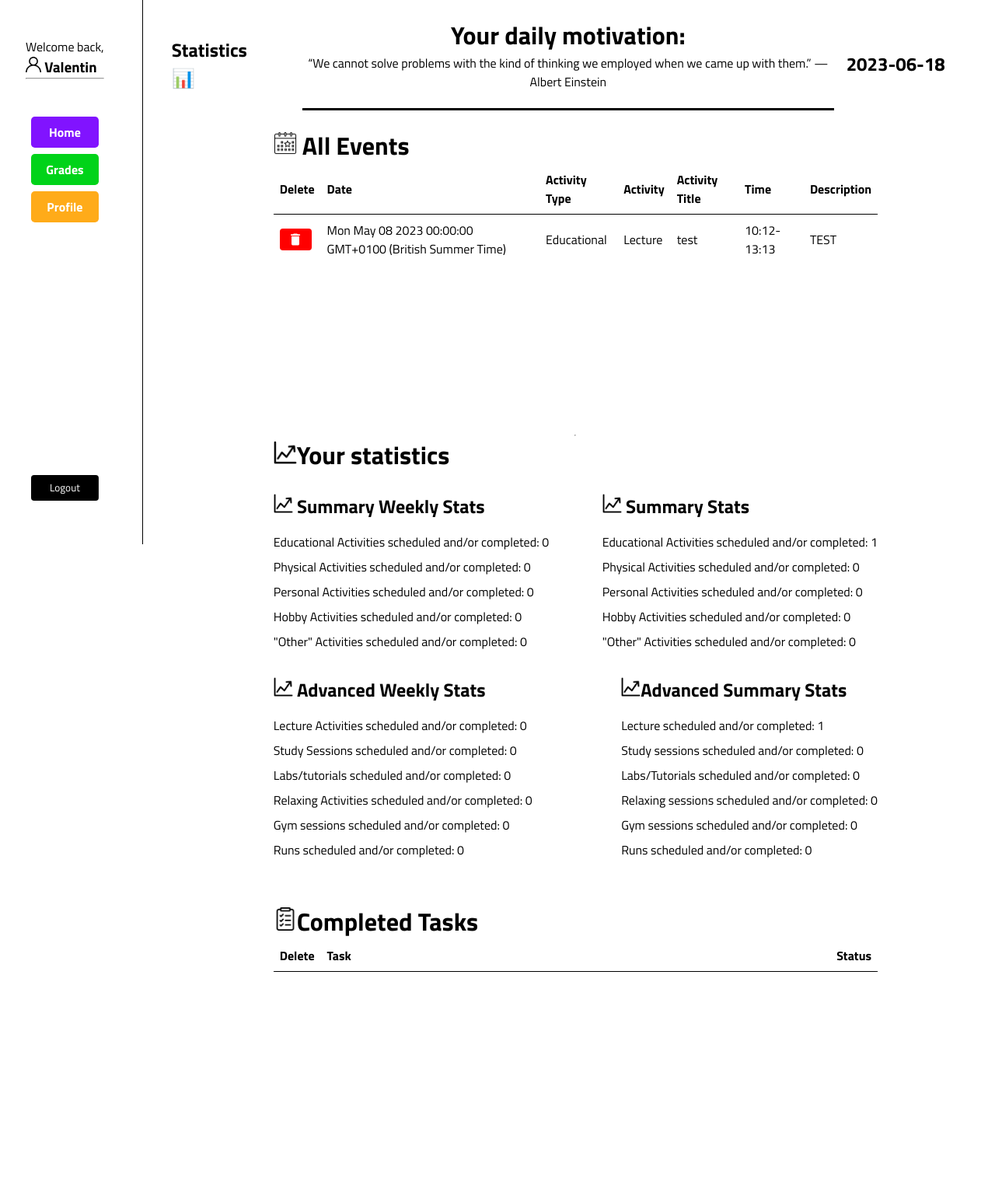
/pages/statistics.php (signed in), run on the app's committed database.
### tables this page shows
CREATE TABLE `UserData` (
  `id` int(11) NOT NULL,
  `email` varchar(255) NOT NULL,
  `password` varchar(255) NOT NULL,
  `firstname` varchar(255) NOT NULL,
  `lastname` varchar(255) NOT NULL,
  `favAnimal` varchar(255) NOT NULL,
  `favColor` varchar(255) NOT NULL,
  `course` varchar(255) NOT NULL
);

CREATE TABLE `quotes` (
  `quote` varchar(255) NOT NULL
);

CREATE TABLE `Events` (
  `id` int(11) NOT NULL,
  `eventDate` varchar(255) DEFAULT NULL,
  `activityType` varchar(255) DEFAULT NULL,
  `activity` varchar(255) DEFAULT NULL,
  `activityTitle` varchar(255) DEFAULT NULL,
  `activityDuration` varchar(255) DEFAULT NULL,
  `eventDescription` varchar(255) DEFAULT NULL,
  `email` varchar(255) DEFAULT NULL
);

### pages/statistics.php (the view, shortened to what the rows shown need)
<?php
include 'includes/config.php';
$email = $_SESSION['loggedin'];
$sqlName = "SELECT firstname FROM UserData WHERE email='$email'";
$resultName = mysqli_query($db, $sqlName);
if (mysqli_num_rows($resultName) == 1) {
    $rowNAME = mysqli_fetch_assoc($resultName);
}
$sql = "SELECT quote FROM quotes ORDER BY RAND() LIMIT 1";
$result = mysqli_query($db, $sql);
if (mysqli_num_rows($result) == 1) {
    $row = mysqli_fetch_assoc($result);
}
$sqlEvents = "SELECT * FROM Events WHERE email='$email'";
$resultEvents = mysqli_query($db, $sqlEvents);
?>
<!DOCTYPE html>
<html lang="en" dir="ltr">
<head>
</head>
<body>
    <div class=" profilePageContainer">
        <div class="userHomeFullPageContainer">
            <nav class="sidenav">
                <div>
                    <div class="profileImgName">
                        <div>
                            <p>Welcome back,</p>
                            <h3><img style="width:20px; height:20px;" src="images/user.png" height=20px>
                                <?php
                                echo $rowNAME['firstname']; ?>
                                <hr>
                            </h3>
                        </div>
                    </div>
                </div>
            </nav>
            <div class="StatiscticPagecontainer">
                <div class="greetingContainer">
                    <div class="username">
                        <h2 class="emoji">Statistics 📊</h2>
                    </div>
                    <div class="dailyquote">
                        <div>
                            <h1 class="dailytag">Your daily motivation:</h1>
                            <div class="quote" id="quote"><?php
                            echo $row['quote']; ?></div>
                        </div>
                    </div>
                    <h2 class="dateContainer">
                    </h2>
                </div>
                <div class="statisticTablesContainer">
                    <div class="EventsStatistics">
                        <div class="AllEventsTable">
                            <table class="EventsTable">
                                <h1><img class="imgSize" src="images/timetable.png" height=25px> All Events</h1>
                                <tr>
                                    <th>Delete </th>
                                    <th>Date</th>
                                    <th>Activity Type</th>
                                    <th>Activity</th>
                                    <th>Activity Title</th>
                                    <th>Time</th>
                                    <th>Description</th>
                                </tr>
                                <?php while ($row = mysqli_fetch_assoc($resultEvents)) {
                                    echo "<tr>";
                                    echo '<td><form method="POST" action="statistics.php"><button class="buttonDelete" onclick="location.reload()" type="submit" name="deleteEvent" action="userhome.php" value="' . $row["id"] . '"><img  src="images/delete_icon.png" height= 20px></button></form></td>';
                                    echo "<td>" . $row["eventDate"] . "</td>";
                                    echo "<td>" . $row["activityType"] . "</td>";
                                    echo "<td>" . $row["activity"] . "</td>";
                                    echo "<td>" . $row["activityTitle"] . "</td>";
                                    echo "<td>" . $row["activityDuration"] . "</td>";
                                    echo "<td>" . $row["eventDescription"] . "</td>";
                                    echo '</tr>';
                                }
                                ?>
                            </table>
                        </div>
                        <div class="statisticsContainerCombo">
                            <h1><img src="images/stats.png" height=30px>Your statistics</h1>
                            <div class="StatisticsSenteceContainer">
                                <div>
                                    <h2 class="statsTitle"> <img src="images/stats.png" height=25px> Summary Weekly
                                        Stats
                                    </h2>
                                </div>
                                <div>
                                    <h2 class="statsTitle"> <img src="images/stats.png" height=25px> Summary
                                        Stats
                                    </h2>
                                </div>
                            </div>
                            <div class="StatisticsSenteceContainer">
                                <div>
                                    <h2 class="statsTitle"> <img src="images/stats.png" height=25px> Advanced Weekly
                                        Stats
                                    </h2>
                                </div>
                                <div>
                                    <h2 class="statsTitle"> <img src="images/stats.png" height=25px>Advanced Summary
                                        Stats
                                    </h2>
                                </div>
                            </div>
                        </div>
                        <div class="AllEventsTable">
                            <table class="tasksTable">
                                <div style="align-items:Left; width:100%;">
                                    <h1><img class="imgSize" src="images/to-do-list.png" height=25px>Completed Tasks
                                    </h1>
                                </div>
                                <tr>
                                    <th>Delete </th>
                                    <th>Task</th>
                                    <th>Status</th>
                                </tr>
                            </table>
                        </div>
                    </div>
                </div>
            </div>
        </div>
    </div>
</body>
</html>

### data on the page
userdata: firstname "Valentin"
quotes: quote "“We cannot solve problems with the kind of thinking we employed when we came up with them.” — Albert Einstein"
events: $row["id"] 2 (drawn), eventDate "Mon May 08 2023 00:00:00 GMT+0100 (British Summer Time)", activityType "Educational", activity "Lecture", activityTitle "test", activityDuration "10:12-13:13", eventDescription "TEST"

### other printed values
$countstmEducationalWeek "0"
$countstmPhysicalWeek "0"
$countstmPersonalWeek "0"
$countstmHobbyWeek "0"
$countstmOtherWeek "0"
$num_rowsEuctaional "1"
$num_rowsPhysical "0"
$num_rowsPersonal "0"
$num_rowsHobby "0"
$num_rowsOther "0"
$countstmadvancedLectureWeek "0"
$countstmadvancedStudyWeek "0"
$countstmadvancedLabWeek "0"
$countstmadvancedRelaxingWeek "0"
$countstmadvancedGymWeek "0"
